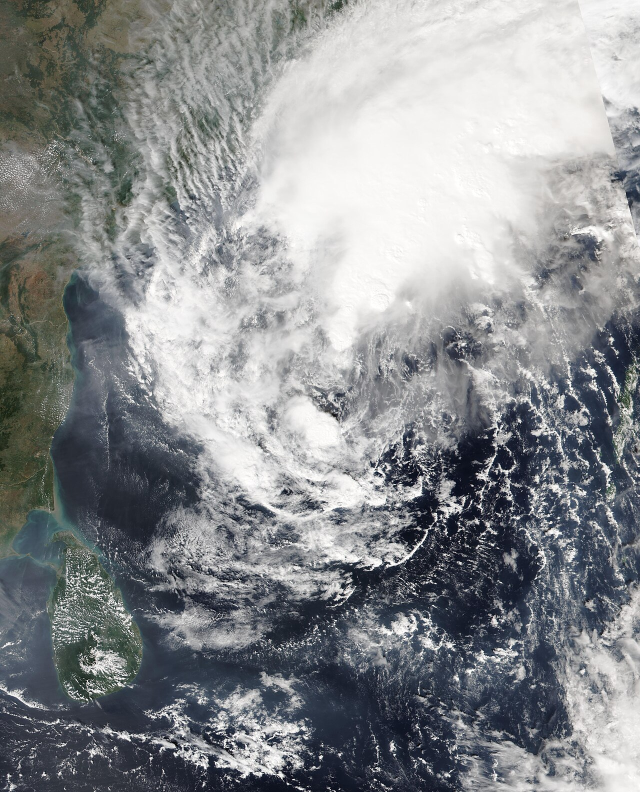
#> input picture photos/akvan.jpg, 1280 x 1584 px (shown at 1/2 size); its folder holds 5 pictures in this run
$ python render_image.py
#> lines starting #> are read from the running program, lines starting #| are printed output that depends on the picture
#!/usr/bin/env python3
"""Render the 20 November 2026 front page (1024x1024 PNG).

Fresh build for news-image-20261120. Photos fetched from Wikimedia Commons
(see README.md for credits). Illustrations drawn flat with PIL and captioned
as illustrations. No network at render time beyond the photos already on disk.
"""
import os
from PIL import Image, ImageDraw, ImageFont

W, H = 1024, 1024
BASE = os.path.dirname(os.path.abspath(__file__))
PHOTOS = os.path.join(BASE, "photos")

PAPER = (253, 252, 246)
INK = (17, 17, 17)
GREY = (90, 90, 90)
RED = (178, 34, 34)
RULE = (30, 30, 30)
BAND = (238, 236, 228)
SEA = (38, 84, 124)

F_SERIF_B = "/usr/share/fonts/truetype/liberation/LiberationSerif-Bold.ttf"
F_SERIF = "/usr/share/fonts/truetype/liberation/LiberationSerif-Regular.ttf"
F_SANS_B = "/usr/share/fonts/truetype/liberation/LiberationSans-Bold.ttf"
F_SANS = "/usr/share/fonts/truetype/liberation/LiberationSans-Regular.ttf"
F_SANS_I = "/usr/share/fonts/truetype/liberation/LiberationSans-Italic.ttf"


def font(path, size):
    return ImageFont.truetype(path, size)


def wrap(draw, text, fnt, max_w):
    words, lines, cur = text.split(), [], ""
    for word in words:
        trial = (cur + " " + word).strip()
        if draw.textlength(trial, font=fnt) <= max_w:
            cur = trial
        else:
            if cur:
                lines.append(cur)
            cur = word
    if cur:
        lines.append(cur)
    return lines


def draw_lines(draw, x, y, text, fnt, max_w, fill=INK, lh=None):
    if lh is None:
        lh = int(fnt.size * 1.22)
    for line in wrap(draw, text, fnt, max_w):
        draw.text((x, y), line, font=fnt, fill=fill)
        y += lh
    return y


def cover(im, box_w, box_h, focus_y=0.5):
    iw, ih = im.size
    scale = max(box_w / iw, box_h / ih)
    nw, nh = int(iw * scale + 0.5), int(ih * scale + 0.5)
    im = im.resize((nw, nh), Image.LANCZOS)
    x0 = (nw - box_w) // 2
    y0 = int((nh - box_h) * focus_y)
    y0 = max(0, min(nh - box_h, y0))
    return im.crop((x0, y0, x0 + box_w, y0 + box_h))


def paste_photo(page, name, x, y, w, h, focus_y=0.5):
    im = Image.open(os.path.join(PHOTOS, name)).convert("RGB")
    page.paste(cover(im, w, h, focus_y), (x, y))
    d = ImageDraw.Draw(page)
    d.rectangle([x, y, x + w - 1, y + h - 1], outline=(0, 0, 0), width=1)


def kicker(draw, x, y, text):
    draw.text((x, y), text, font=font(F_SANS_B, 10), fill=RED)
    return y + 13


def caption(draw, x, y, text, w):
    return draw_lines(draw, x, y, text, font(F_SANS_I, 9), w, fill=GREY, lh=11)


def headline(draw, x, y, text, size, w):
    return draw_lines(draw, x, y, text, font(F_SERIF_B, size), w,
                      lh=int(size * 1.12))


def body(draw, x, y, text, size, w):
    return draw_lines(draw, x, y, text, font(F_SERIF, size), w,
                      lh=int(size * 1.24))


def rule(draw, x, y, w, weight=1):
    draw.line([(x, y), (x + w, y)], fill=RULE, width=weight)


def illus_tanker(box_w, box_h):
    im = Image.new("RGB", (box_w, box_h), (250, 214, 165))
    d = ImageDraw.Draw(im)
    d.rectangle([0, 0, box_w, int(box_h * 0.62)], fill=(248, 196, 130))
    d.ellipse([box_w - 70, 8, box_w - 14, 64], fill=(255, 236, 180))
    d.rectangle([0, int(box_h * 0.62), box_w, box_h], fill=SEA)
    for i in range(5):
        yy = int(box_h * 0.66) + i * 9
        d.line([(0, yy), (box_w, yy)], fill=(90, 140, 175), width=2)
    hy = int(box_h * 0.52)
    d.polygon([(8, hy), (box_w - 8, hy), (box_w - 34, hy + 26), (34, hy + 26)],
              fill=(150, 40, 32))
    d.rectangle([int(box_w * 0.62), hy - 34, int(box_w * 0.86), hy], fill=(240, 240, 235))
    d.rectangle([int(box_w * 0.66), hy - 30, int(box_w * 0.82), hy - 18],
                fill=(40, 70, 100))
    d.rectangle([int(box_w * 0.70), hy - 46, int(box_w * 0.78), hy - 34],
                fill=(220, 220, 215))
    d.rectangle([int(box_w * 0.20), hy - 26, int(box_w * 0.30), hy], fill=(200, 60, 40))
    d.ellipse([int(box_w * 0.22), hy - 44, int(box_w * 0.30), hy - 30], fill=(120, 120, 120))
    d.ellipse([int(box_w * 0.28), hy - 56, int(box_w * 0.38), hy - 40], fill=(150, 150, 150))
    return im


def illus_chart(box_w, box_h):
    im = Image.new("RGB", (box_w, box_h), (245, 245, 240))
    d = ImageDraw.Draw(im)
    base = box_h - 26
    d.line([(14, base), (box_w - 10, base)], fill=INK, width=2)
    bars = [("IPO", 83, (120, 120, 120)), ("OPEN", 111.5, (60, 120, 80)),
            ("CLOSE", 97.2, (40, 80, 140)), ("AFTER", 92.6, (178, 34, 34))]
    bw = (box_w - 40) // 4
    for i, (lab, val, col) in enumerate(bars):
        hgt = int((val / 120.0) * (box_h - 52))
        x0 = 20 + i * bw
        d.rectangle([x0, base - hgt, x0 + bw - 12, base], fill=col)
        d.text((x0 + 2, base - hgt - 15), "$%.0f" % val,
               font=font(F_SANS_B, 11), fill=INK)
        d.text((x0 + 2, base + 4), lab, font=font(F_SANS_B, 10), fill=GREY)
    return im


def main():
    page = Image.new("RGB", (W, H), PAPER)
    d = ImageDraw.Draw(page)
    MX, CW = 20, 984

    # ---------- masthead ----------
    title = "THE WORLD IN ONE PAGE"
    tf = font(F_SERIF_B, 42)
    tw = d.textlength(title, font=tf)
#> tw = 544.5
    d.text(((W - tw) / 2, 10), title, font=tf, fill=INK)
    rule(d, MX, 60, CW, 2)
    rule(d, MX, 64, CW, 1)
    d.text((MX, 70), "FRIDAY, 20 NOVEMBER 2026",
           font=font(F_SANS_B, 11), fill=INK)
    mid = "36 STORIES  ·  7 REGIONS"
    d.text(((W - d.textlength(mid, font=font(F_SANS_B, 11))) / 2, 70), mid,
           font=font(F_SANS_B, 11), fill=RED)
    right = "ONE PAGE, EVERYTHING"
    d.text((W - MX - d.textlength(right, font=font(F_SANS_B, 11)), 70), right,
           font=font(F_SANS_B, 11), fill=INK)

    # ---------- timeline strip ----------
    d.rectangle([MX, 90, MX + CW, 114], fill=BAND)
    d.text((MX + 8, 93), "TODAY",
           font=font(F_SANS_B, 10), fill=RED)
    d.text((MX + 82, 93),
           "Akvan landfall, Odisha  ·  Kyiv bridges hit  ·  Taiex plunges 2,200 pts  ·  Europe ready for talks",
           font=font(F_SANS, 10), fill=INK)
    d.text((MX + 8, 104), "YESTERDAY",
           font=font(F_SANS_B, 10), fill=RED)
    d.text((MX + 82, 104),
           "Trilateral summit in Shenzhen  ·  ICJ: Myanmar genocide  ·  Senate rejects war-powers vote  ·  Anthropic debut",
           font=font(F_SANS, 10), fill=INK)

    # ---------- LEAD: Cyclone Akvan ----------
    y = 122
    y = kicker(d, MX, y, "SOUTH ASIA  —  LEAD")
#> y = 135
    y = headline(d, MX, y, "CYCLONE AKVAN SLAMS INTO INDIA'S EAST COAST",
                 29, CW)
#> the loop in draw_lines, `for line in wrap(draw, text, fnt, max_w):` made 1 pass
#> y on pass 1: 167
#> after the loop in draw_lines, `for line in wrap(draw, text, fnt, max_w):`: y = 167
#> y = 167
    y += 3
#> y = 170
    paste_photo(page, "akvan.jpg", MX, y, 400, 138, focus_y=0.45)
#> in paste_photo, im is the input picture: PIL image 1280x1584 RGB; mean R, G, B 138.2, 141, 143.4
    by = body(d, MX + 416, y,
              "Cyclone Akvan crossed the North Andhra Pradesh and South "
              "Odisha coast near Gopalpur on Friday morning, packing winds "
              "of 70–80 kmph gusting to 90. More than 300,000 people were "
              "evacuated, 423 rescue teams deployed and 69 trains cancelled "
              "as heavy rain lashed six states.", 12.5, CW - 416)
#> the loop in draw_lines (call 2), `for line in wrap(draw, text, fnt, max_w):` made 3 passes
#> y on passes 1 to 3: 185, 200, 215
#> by = 215
    caption(d, MX, y + 141,
            "Cyclone Akvan over the Bay of Bengal, 18 Nov 2026. "
            "NASA / MODIS (public domain)", 400)
    lead_bottom = max(by, y + 152)
#> lead_bottom = 322

    # ---------- row 2: three photo stories ----------
    cols = [MX, 353, 686]
    colw = 318
    y = lead_bottom + 7
#> y = 329
    rule(d, MX, y, CW, 1)
    y += 7
#> y = 336
    row2 = [
        ("UKRAINE WAR", "Kyiv bridges hit in overnight missile blitz",
         "Russia launched a sustained overnight ballistic-missile attack on "
         "Kyiv, damaging three bridges across the Dnipro. Fires broke out "
         "in two districts and the Dutch embassy suffered minor damage.",
         "kyiv_bridge.jpg", 0.5,
         "The Podilsko-Voskresenskyi Bridge, Kyiv (file photo). CC BY-SA 4.0"),
        ("MARKETS", "Taiwan stocks plunge 2,200 points in a day",
         "The Taiex fell more than 2,200 points intraday to 35,959 — down "
         "about 6% — in its worst week since 1991, wiping roughly $1.12tn "
         "since the 6 October record.",
         "taipei101.jpg", 0.18,
         "Taipei 101 (file photo). CC BY-SA 3.0"),
        ("MIDDLE EAST", "Houthi missile hits Riyadh's tallest tower",
         "A Houthi missile struck the 80-storey PIF Tower in Riyadh's King "
         "Abdullah Financial District, blowing out windows across seven to "
         "eight floors. No injuries were reported.",
         "pif_tower.jpg", 0.12,
         "PIF Tower, Riyadh, 2024 (file photo). CC BY-SA 4.0"),
    ]
    row2_bottom = y
#> row2_bottom = 336
    for (x, (kick, head, txt, photo, foc, cap)) in zip(cols, row2):
        yy = kicker(d, x, y, kick)
#> yy = 349
        yy = headline(d, x, yy, head, 17, colw)
#> yy = 368
        yy += 2
#> yy = 370
        paste_photo(page, photo, x, yy, colw, 88, focus_y=foc)
#> call 2 of paste_photo, with name = 'kyiv_bridge.jpg', x = 20, y = 370, w = 318, h = 88, focus_y = 0.5
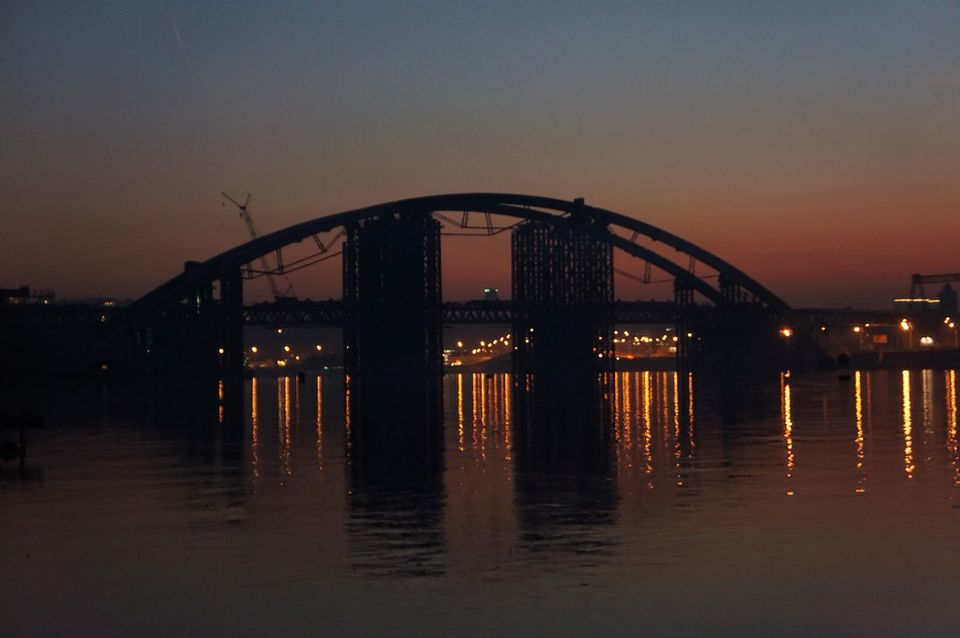
#> input picture photos/kyiv_bridge.jpg, 960 x 638 px
#> in paste_photo, im is the input picture: PIL image 960x638 RGB; mean R, G, B 63.8, 52.9, 51.9
#> call 2 of cover, with box_w = 318, box_h = 88, focus_y = 0.5
#> in cover (call 2), `return im.crop((x0, y0, x0 + box_w, y0 + box_h))`:
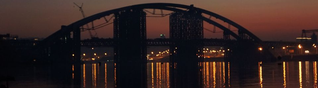
#> returned value: PIL image 318x88 RGB; mean R, G, B 51.7, 34.9, 32.7
#> in paste_photo (call 2), `page.paste(cover(im, w, h, focus_y), (x, y))`:
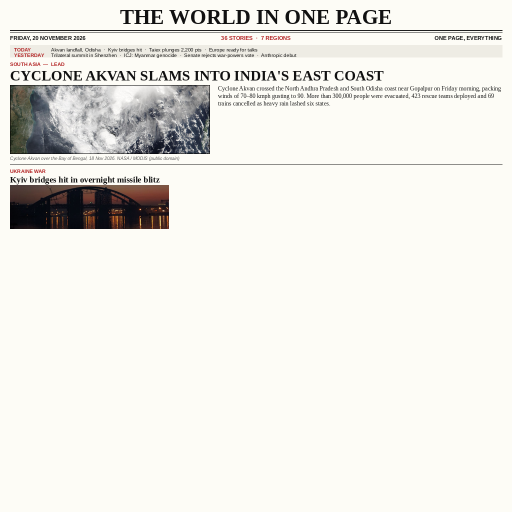
#> page: PIL image 1024x1024 RGB (shown at 1/2 size); mean R, G, B 236.7, 235.2, 229.8
        yy += 92
#> yy = 462
        yy = body(d, x, yy, txt, 11, colw)
#> yy = 501
        yy = caption(d, x, yy + 1, cap, colw)
#> yy = 513
        row2_bottom = max(row2_bottom, yy)
#> row2_bottom = 513
#> pass 2 of the loop in main, `for (x, (kick, head, txt, photo, foc, cap)) in zip(cols, row2):`:
#> in main, `yy = kicker(d, x, y, kick)`: yy = 349
#> in main, `yy = headline(d, x, yy, head, 17, colw)`: yy = 368
#> in main, `yy += 2`: yy = 370
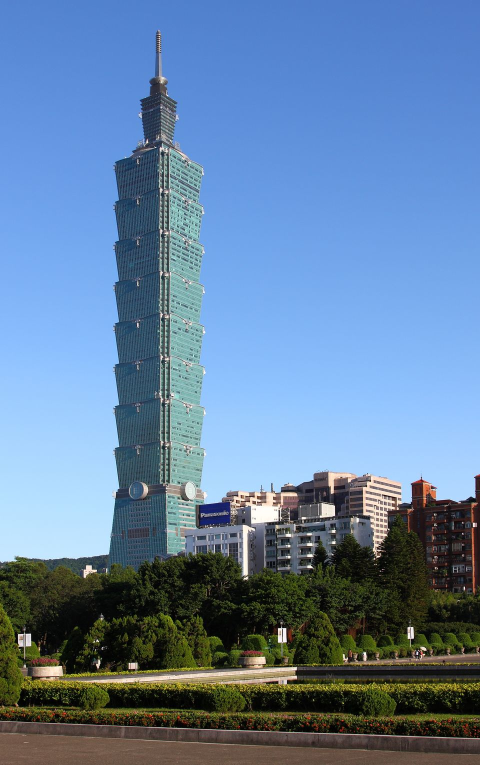
#> input picture photos/taipei101.jpg, 960 x 1530 px (shown at 1/2 size)
#> in paste_photo, im is the input picture: PIL image 960x1530 RGB; mean R, G, B 99, 128.3, 161.2
#> in main, `yy += 92`: yy = 462
#> in main, `yy = body(d, x, yy, txt, 11, colw)`: yy = 501
#> in main, `yy = caption(d, x, yy + 1, cap, colw)`: yy = 513

    # ---------- row 3: COP31 / Hormuz / Anthropic ----------
    y = row2_bottom + 7
#> y = 520
    rule(d, MX, y, CW, 1)
    y += 7
#> y = 527
    row3 = [
        ("CLIMATE", "COP31 draft drops fossil fuels — outcry",
         "The revised COP31 draft in Antalya strips out all references to "
         "fossil fuels — cut from 18 pages to nine — and drops the "
         "$120bn-a-year adaptation finance target.",
         "photo", "cop31_guterres.jpg", 0.5,
         "UN chief António Guterres at COP31, Antalya. CC BY-SA 4.0"),
        ("MIDDLE EAST", "Tankers hit by mines in the Strait of Hormuz",
         "Iran's Revolutionary Guard Navy says two supertankers carrying "
         "more than four million barrels of crude hit naval mines and caught "
         "fire in the southern Strait of Hormuz.",
         "illus", "tanker", None,
         "Illustration: an oil tanker at sea."),
        ("TECH", "Anthropic's debut fades after record IPO",
         "Anthropic debuted on the Nasdaq on Thursday at $83, opened at "
         "$111.50 and closed at $97.17 — up 17% on day one in the largest IPO "
         "on record, raising $81.3bn.",
         "illus", "chart", None,
         "Illustration: Anthropic's first day on the Nasdaq."),
    ]
    row3_bottom = y
#> row3_bottom = 527
    for (x, (kick, head, txt, kind, src, foc, cap)) in zip(cols, row3):
        yy = kicker(d, x, y, kick)
#> yy = 540
        yy = headline(d, x, yy, head, 17, colw)
#> yy = 559
        yy += 2
#> yy = 561
        if kind == "photo":
            paste_photo(page, src, x, yy, colw, 80, focus_y=foc)
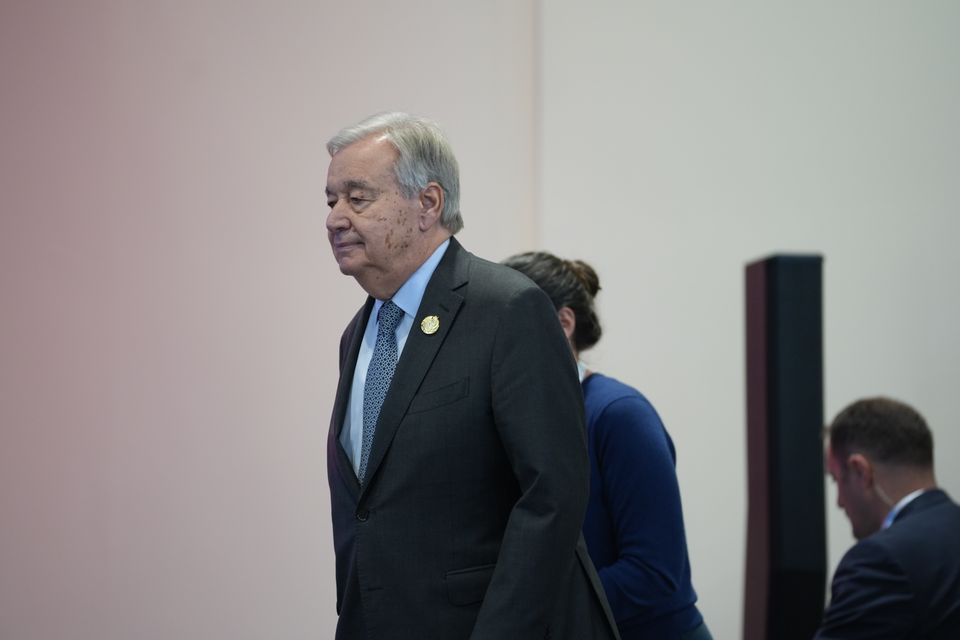
#> input picture photos/cop31_guterres.jpg, 960 x 640 px
#> in paste_photo, im is the input picture: PIL image 960x640 RGB; mean R, G, B 134.6, 131.8, 132.7
#> in cover (call 5), `return im.crop((x0, y0, x0 + box_w, y0 + box_h))`:
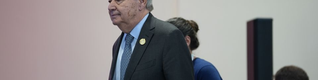
#> returned value: PIL image 318x80 RGB; mean R, G, B 139.9, 137.3, 138.4
#> in paste_photo (call 5), `page.paste(cover(im, w, h, focus_y), (x, y))`:
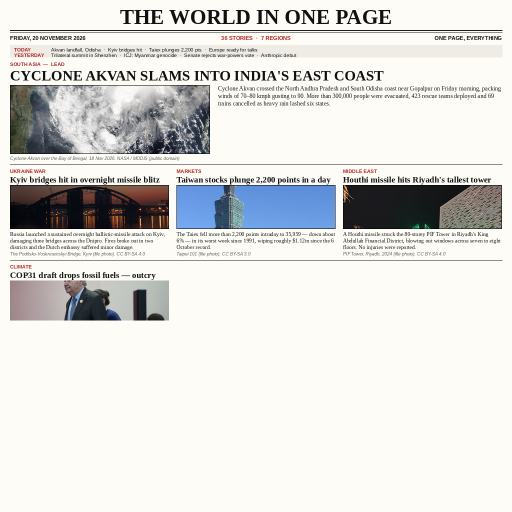
#> page: PIL image 1024x1024 RGB (shown at 1/2 size); mean R, G, B 222.3, 222.1, 218.8
        else:
            im = illus_tanker(colw, 80) if src == "tanker" else illus_chart(colw, 80)
            page.paste(im, (x, yy))
            d.rectangle([x, yy, x + colw - 1, yy + 79], outline=(0, 0, 0), width=1)
        yy += 84
#> yy = 645
        yy = body(d, x, yy, txt, 11, colw)
#> yy = 684
        yy = caption(d, x, yy + 1, cap, colw)
#> yy = 696
        row3_bottom = max(row3_bottom, yy)
#> row3_bottom = 696
#> pass 2 of the loop in main, `for (x, (kick, head, txt, kind, src, foc, cap)) in zip(cols, row3):`:
#> in main, `yy = kicker(d, x, y, kick)`: yy = 540
#> in main, `yy = headline(d, x, yy, head, 17, colw)`: yy = 578
#> in main, `yy += 2`: yy = 580
#> in main, `im = illus_tanker(colw, 80) if src == "tanker" else illus_chart(colw, ..`:
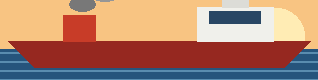
#> im: PIL image 318x80 RGB; mean R, G, B 173.5, 128.4, 109.4
#> in main, `page.paste(im, (x, yy))`:
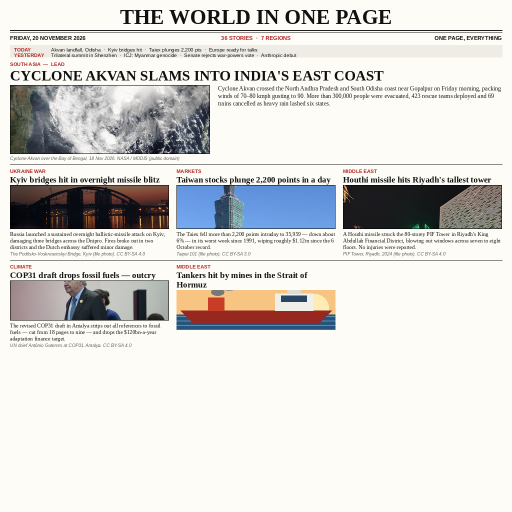
#> page: PIL image 1024x1024 RGB (shown at 1/2 size); mean R, G, B 219.6, 218.3, 214.7
#> in main, `yy += 84`: yy = 664
#> in main, `yy = body(d, x, yy, txt, 11, colw)`: yy = 703
#> in main, `yy = caption(d, x, yy + 1, cap, colw)`: yy = 715

    # ---------- row 4: medium stories + briefs, 4 columns ----------
    y = row3_bottom + 7
#> y = 722
    rule(d, MX, y, CW, 1)
    y += 7
#> y = 729
    col4 = [MX, 270, 520, 770]
    col4w = 234
    medium = [
        [("UKRAINE & EUROPE", "UK pledges 1,000+ drones for Ukraine",
          "Britain will send more than 1,000 long-range strike drones to "
          "Ukraine in a £260m package announced in Berlin, PM Andy Burnham "
          "said — some able to fly over 1,000 km."),
         ("UKRAINE & EUROPE", "Europe ready for talks with Russia",
          "European leaders at Berlin's Coalition of the Willing summit said "
          "they are ready for negotiations with Russia. Moscow's “maximalist "
          "demands are not realistic”, Chancellor Merz said.")],
        [("AMERICAS", "US Senate rejects Iran war-powers vote",
          "The Senate voted 51–48 to reject a House-passed resolution "
          "directing the president to end the Iran war or seek Congress' "
          "approval. Three Republicans voted yes."),
         ("AMERICAS", "Iran war has cost $48.3bn, Pentagon says",
          "The war with Iran has cost $48.3bn as of 13 November, the "
          "Pentagon's deputy comptroller told the Senate — covering "
          "munitions, equipment and operations.")],
        [("WORLD", "First-ever Trump–Xi–Putin summit",
          "The three leaders met in Shenzhen for about 80–90 minutes in the "
          "first-ever trilateral summit, issuing a joint declaration on UN "
          "reform, more oil output and nuclear-risk dialogue."),
         ("WORLD", "ICJ: Myanmar committed genocide",
          "The International Court of Justice ruled 9–6 that Myanmar "
          "committed genocide against the Rohingya in 2017, in a landmark "
          "judgment delivered on Thursday.")],
        [("AMERICAS", "US sanctions Comancheros and 'Ndrangheta",
          "The US Treasury sanctioned Australia's Comanchero biker gang and "
          "Italy's 'Ndrangheta for helping cartels traffic drugs, and added "
          "a Tron crypto address to its blocked list."),
         ("WORLD", "Gas blast kills six in Tbilisi",
          "A suspected gas explosion in a five-storey apartment block in "
          "Tbilisi's Ponichala district killed six people, including a "
          "child, and partly collapsed the building.")],
    ]
    briefs = [
        ["GTA VI was released on Thursday.", "Van Gogh sells for $190.4m at Sotheby's.",
         "EU agrees €45bn loan to Ukraine.", "Trump pardons Pete Rose.",
         "IAEA reports on N. Korea enrichment."],
        ["Israel delays E1 settlement plan.", "Saudi coalition hits 60 Houthi sites.",
         "US signs pact with Venezuela.", "India, Japan hold 2+2 talks.",
         "NASA's CRS-25 cargo mission launches."],
        ["Jeffries picked as Speaker candidate.", "US loses measles elimination status.",
         "Bangladesh turmoil; Yunus home torched.", "Drones halt Genoa airport for two hours.",
         "COP31: electricity 35% of energy by 2035."],
        ["Trump dials into Berlin summit.", "Putin invites Europeans to Moscow.",
         "Crimea Bridge struck a third time.", "M5.6 quake off New Caledonia.",
         "Israel strikes Hezbollah site in Lebanon.", "One dead in Paris tower-block fire."],
    ]
    bottom = y
#> bottom = 729
    for ci, (x, stories) in enumerate(zip(col4, medium)):
        yy = y
        for (kick, head, txt) in stories:
            yy = kicker(d, x, yy, kick)
            yy = headline(d, x, yy, head, 13.5, col4w)
            yy = body(d, x, yy, txt, 10.5, col4w)
            yy += 5
        yy = kicker(d, x, yy, "BRIEFS")
        for b in briefs[ci]:
            yy = draw_lines(d, x, yy, "•  " + b, font(F_SANS, 10),
                            col4w, lh=12.5)
            yy += 1
        bottom = max(bottom, yy)
#> this loop made 4 passes
#> bottom on passes 1 to 4: 979.5, 979.5, 979.5, 995
    print("row4 bottom:", bottom)
#| row4 bottom: 995.0

    # ---------- footer ----------
    fy = bottom + 4
#> fy = 999
    rule(d, MX, fy, CW, 1)
    d.text((MX, fy + 3),
           "Sources: IMD · The Hindu · Reuters · AP · GOV.UK · US Senate · Pentagon · NASA · USGS · US Treasury · OFAC · UN · IAEA · Sotheby's · Wikimedia Commons",
           font=font(F_SANS, 8.5), fill=GREY)
    d.text((MX, fy + 13),
           "Photos: NASA (public domain) · Wikimedia Commons (CC BY-SA 3.0 / 4.0, see README) · Illustrations drawn for this page. All stories verified 20 Nov 2026.",
           font=font(F_SANS, 8.5), fill=GREY)
    print("footer bottom:", fy + 23)
#| footer bottom: 1022.0

    out = os.path.join(BASE, "entry.png")
    page.save(out, "PNG", optimize=True)
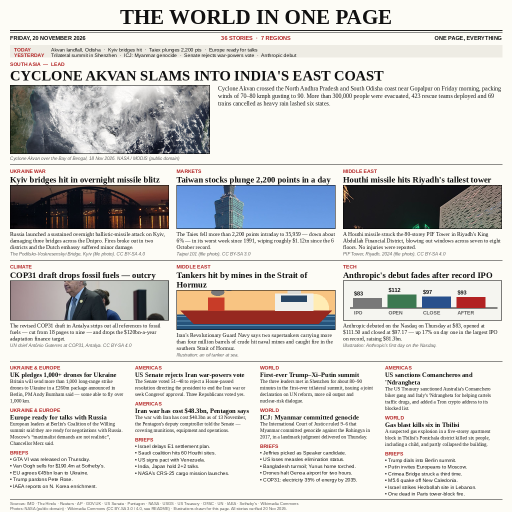
#> saved as entry.png: PIL image 1024x1024 RGB (shown at 1/2 size); mean R, G, B 211.7, 210, 206.7
    print("saved", out, page.size, os.path.getsize(out), "bytes")
#| saved entry.png (1024, 1024) 419050 bytes


if __name__ == "__main__":
    main()
